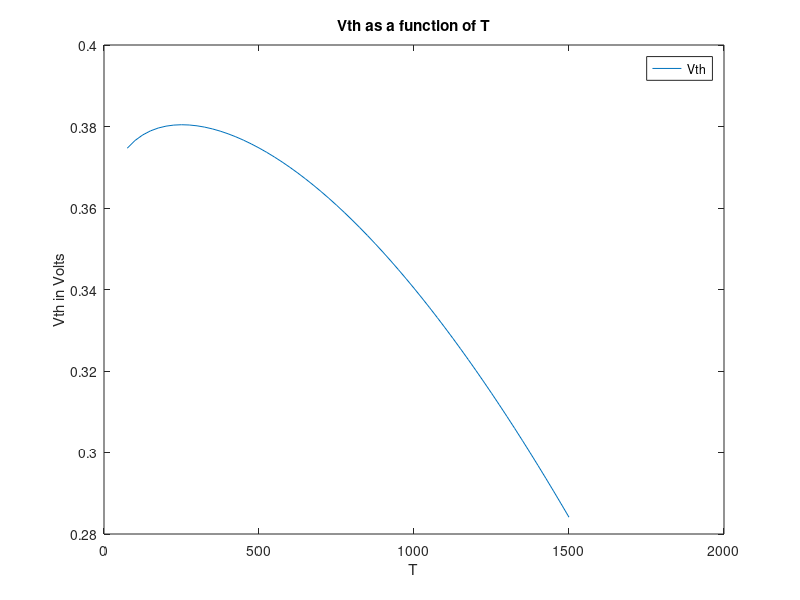

The MATLAB script that drew this image:
m = 9.1.*10.^(-31);
k = 1.38.*10.^(-23);
T = 75:25:1500
h = (6.62.*10.^(-34));
Eg = 1.868.*10.^(-19)-(7.578.*10.^(-23).*T.^2)./(636+T)
PhiM = 8.*10.^(-19);
Na = (10.^(23));
e0 = 8.854.*10.^(-12);
Ks = 11.7;
x = 6.49.*10.^(-19);
q = 1.6.*10.^(-19);
tox = 2.*10.^(-9);
sNcNv = 2.*((2.*pi.*k.*T./(h.^2)).^1.5).*((1.1.*m.*.5.*m).^(3./4))
ni = sNcNv.*exp(-Eg/(2.*k.*T))
PhiF = (k.*T).*log(Na./ni)
PhiS = abs(x+(Eg./2)+PhiF)
Vth = (abs(PhiM-PhiS)./q)+2.*PhiF./q+sqrt(4.*q.*tox.*Na.*PhiF./(Ks.*e0));
plot(T,Vth)
xlabel('T')
ylabel('Vth in Volts')
title('Vth as a function of T')
legend('Vth')
